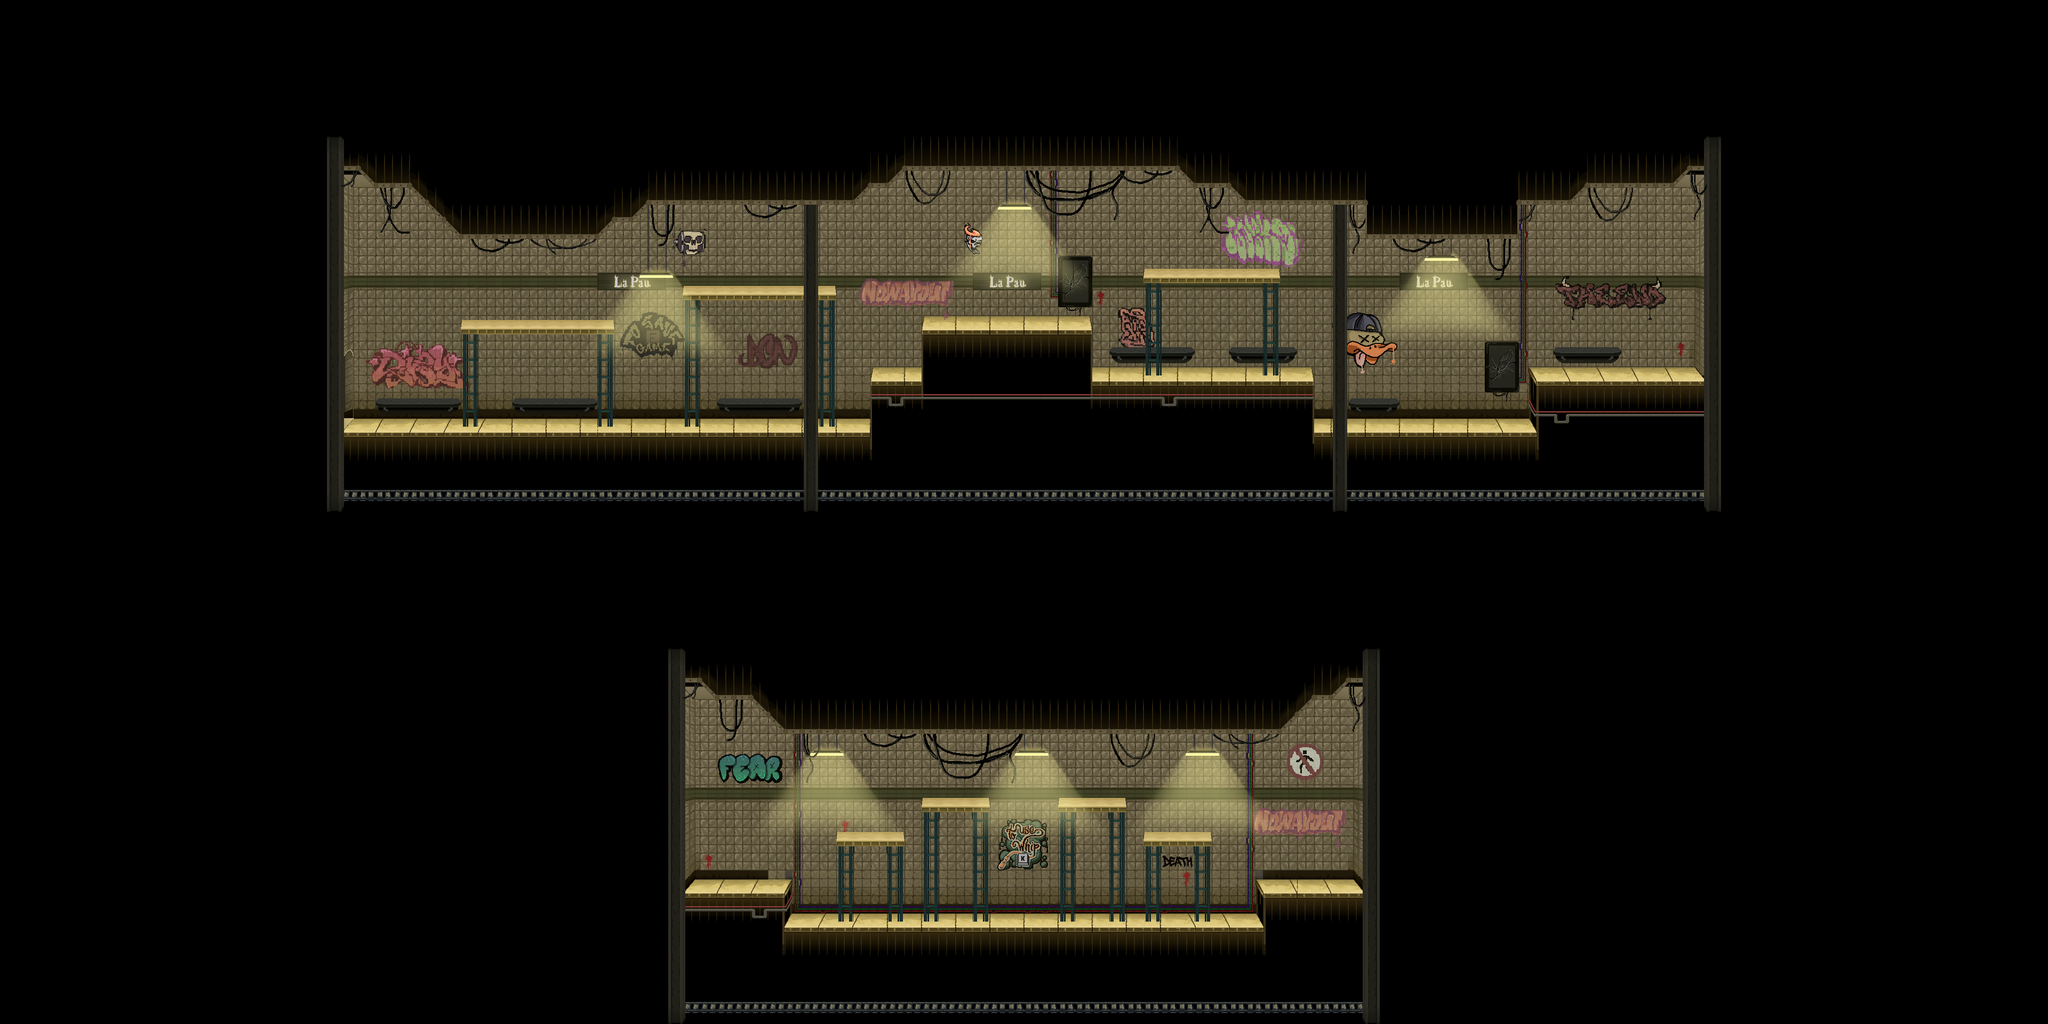

A 2D game scene composited from a Tiled map and its tileset images. What follows is a short description and the map's XML, with each tile layer's data collapsed to a summary:
An orthogonal 120x60 tile map with 32x32 px tiles, 12 tile layers (FondoNegro, Fondo, Suelo, Grafitis, ...), 1 hidden layer not drawn, 4 tilesets and 42 objects.

<map version="1.10" tiledversion="1.10.2" orientation="orthogonal" renderorder="right-down" width="120" height="60" tilewidth="32" tileheight="32" infinite="0" nextlayerid="34" nextobjectid="298">
 <tileset firstgid="1" name="tmw_desert_spacing" tilewidth="32" tileheight="32" spacing="1" margin="1" tilecount="48" columns="8">
  <image source="tmw_desert_spacing.png" width="265" height="199" />
  <wangsets>
   <wangset name="Brick" type="corner" tile="9">
    <wangcolor name="" color="#ff0000" tile="-1" probability="1" />
    <wangtile tileid="0" wangid="0,0,0,1,0,0,0,0" />
    <wangtile tileid="1" wangid="0,0,0,1,0,1,0,0" />
    <wangtile tileid="2" wangid="0,0,0,0,0,1,0,0" />
    <wangtile tileid="8" wangid="0,1,0,1,0,0,0,0" />
    <wangtile tileid="9" wangid="0,1,0,1,0,1,0,1" />
    <wangtile tileid="10" wangid="0,0,0,0,0,1,0,1" />
    <wangtile tileid="16" wangid="0,1,0,0,0,0,0,0" />
    <wangtile tileid="17" wangid="0,1,0,0,0,0,0,1" />
    <wangtile tileid="18" wangid="0,0,0,0,0,0,0,1" />
    <wangtile tileid="19" wangid="0,1,0,0,0,1,0,1" />
    <wangtile tileid="20" wangid="0,1,0,1,0,0,0,1" />
    <wangtile tileid="27" wangid="0,0,0,1,0,1,0,1" />
    <wangtile tileid="28" wangid="0,1,0,1,0,1,0,0" />
   </wangset>
   <wangset name="Marble" type="corner" tile="33">
    <wangcolor name="" color="#ff0000" tile="-1" probability="1" />
    <wangtile tileid="24" wangid="0,0,0,1,0,0,0,0" />
    <wangtile tileid="25" wangid="0,0,0,1,0,1,0,0" />
    <wangtile tileid="26" wangid="0,0,0,0,0,1,0,0" />
    <wangtile tileid="32" wangid="0,1,0,1,0,0,0,0" />
    <wangtile tileid="33" wangid="0,1,0,1,0,1,0,1" />
    <wangtile tileid="34" wangid="0,0,0,0,0,1,0,1" />
    <wangtile tileid="35" wangid="0,1,0,0,0,1,0,1" />
    <wangtile tileid="36" wangid="0,1,0,1,0,0,0,1" />
    <wangtile tileid="40" wangid="0,1,0,0,0,0,0,0" />
    <wangtile tileid="41" wangid="0,1,0,0,0,0,0,1" />
    <wangtile tileid="42" wangid="0,0,0,0,0,0,0,1" />
    <wangtile tileid="43" wangid="0,0,0,1,0,1,0,1" />
    <wangtile tileid="44" wangid="0,1,0,1,0,1,0,0" />
   </wangset>
   <wangset name="Sand" type="corner" tile="14">
    <wangcolor name="" color="#ff0000" tile="29" probability="1" />
    <wangtile tileid="3" wangid="0,1,0,0,0,1,0,1" />
    <wangtile tileid="4" wangid="0,1,0,1,0,0,0,1" />
    <wangtile tileid="5" wangid="0,0,0,1,0,0,0,0" />
    <wangtile tileid="6" wangid="0,0,0,1,0,1,0,0" />
    <wangtile tileid="7" wangid="0,0,0,0,0,1,0,0" />
    <wangtile tileid="11" wangid="0,0,0,1,0,1,0,1" />
    <wangtile tileid="12" wangid="0,1,0,1,0,1,0,0" />
    <wangtile tileid="13" wangid="0,1,0,1,0,0,0,0" />
    <wangtile tileid="14" wangid="0,1,0,1,0,1,0,1" />
    <wangtile tileid="15" wangid="0,0,0,0,0,1,0,1" />
    <wangtile tileid="21" wangid="0,1,0,0,0,0,0,0" />
    <wangtile tileid="22" wangid="0,1,0,0,0,0,0,1" />
    <wangtile tileid="23" wangid="0,0,0,0,0,0,0,1" />
   </wangset>
  </wangsets>
 </tileset>
 <tileset firstgid="49" name="MapMetadata" tilewidth="32" tileheight="32" spacing="1" margin="1" tilecount="2" columns="2">
  <image source="MapMetadata.png" width="67" height="34" />
 </tileset>
 <tileset firstgid="51" name="atlas_backgrounds" tilewidth="32" tileheight="32" tilecount="14160" columns="236">
  <image source="atlas_backgrounds.png" width="7559" height="1920" />
 </tileset>
 <tileset firstgid="14211" name="background3" tilewidth="32" tileheight="32" tilecount="9063" columns="159">
  <image source="background3.png" trans="ff00ff" width="5112" height="1848" />
 </tileset>
 <layer id="28" name="FondoNegro" width="120" height="60">
  <properties>
   <property name="Draw" type="bool" value="true" />
  </properties>
  <data>[7200 cells, 7200 non-empty, 24 distinct tile ids]</data>
 </layer>
 <layer id="18" name="Fondo" width="120" height="60">
  <properties>
   <property name="Draw" type="bool" value="true" />
  </properties>
  <data>[7200 cells, 1697 non-empty, 30 distinct tile ids]</data>
 </layer>
 <layer id="1" name="Suelo" width="120" height="60">
  <properties>
   <property name="Draw" type="bool" value="true" />
  </properties>
  <data>[7200 cells, 1436 non-empty, 162 distinct tile ids]</data>
 </layer>
 <layer id="23" name="Grafitis" width="120" height="60" opacity="0.91">
  <properties>
   <property name="Draw" type="bool" value="true" />
  </properties>
  <data>[7200 cells, 253 non-empty, 225 distinct tile ids]</data>
 </layer>
 <layer id="19" name="Deco" width="120" height="60">
  <properties>
   <property name="Draw" type="bool" value="true" />
  </properties>
  <data>[7200 cells, 161 non-empty, 48 distinct tile ids]</data>
 </layer>
 <layer id="21" name="Decoracion" width="120" height="60">
  <properties>
   <property name="Draw" type="bool" value="true" />
  </properties>
  <data>[7200 cells, 72 non-empty, 13 distinct tile ids]</data>
 </layer>
 <layer id="33" name="Ascensor" width="120" height="60">
  <properties>
   <property name="Draw" type="bool" value="true" />
  </properties>
  <data>[7200 cells, 0 non-empty, 0 distinct tile ids]</data>
 </layer>
 <layer id="26" name="Andamios" width="120" height="60">
  <properties>
   <property name="Draw" type="bool" value="true" />
  </properties>
  <data>[7200 cells, 124 non-empty, 14 distinct tile ids]</data>
 </layer>
 <layer id="30" name="Decoraciones" width="120" height="60">
  <properties>
   <property name="Draw" type="bool" value="true" />
  </properties>
  <data>[7200 cells, 12 non-empty, 4 distinct tile ids]</data>
 </layer>
 <layer id="20" name="Luces" width="120" height="60">
  <properties>
   <property name="Draw" type="bool" value="true" />
  </properties>
  <data>[7200 cells, 49 non-empty, 6 distinct tile ids]</data>
 </layer>
 <layer id="29" name="Profundidad" width="120" height="60">
  <properties>
   <property name="Prof1" type="bool" value="true" />
  </properties>
  <data>[7200 cells, 313 non-empty, 69 distinct tile ids]</data>
 </layer>
 <layer id="31" name="Profundidad2" width="120" height="60">
  <properties>
   <property name="Prof1" type="bool" value="true" />
  </properties>
  <data>[7200 cells, 535 non-empty, 122 distinct tile ids]</data>
 </layer>
 <layer id="7" name="Navigation" width="120" height="60" visible="0">
  <properties>
   <property name="Navigation" type="bool" value="true" />
  </properties>
  <data>[7200 cells, 355 non-empty, 1 distinct tile ids]</data>
 </layer>
 <objectgroup id="17" name="Ascensores" visible="0">
  <object id="190" x="1344" y="1536" width="71.333" height="125.189">
   <properties>
    <property name="Sensor" value="BOSS1DE2L1" />
   </properties>
  </object>
  <object id="207" x="2656" y="672" width="64" height="128">
   <properties>
    <property name="Sensor" value="DE2L1BOSS1" />
   </properties>
  </object>
 </objectgroup>
 <objectgroup id="32" name="Giro" visible="0">
  <object id="252" x="1248" y="416" width="32" height="384" />
  <object id="253" x="1568" y="416" width="32" height="384" />
  <object id="254" x="2080" y="416" width="32" height="288" />
  <object id="255" x="2400" y="416" width="32" height="288" />
  <object id="259" x="832" y="416" width="32" height="192" />
  <object id="260" x="1152" y="416" width="32" height="192" />
  <object id="271" x="2848" y="544" width="32" height="160" />
  <object id="272" x="3168" y="544" width="32" height="160" />
 </objectgroup>
 <objectgroup id="27" name="Dialogos" visible="0">
  <object id="229" x="1472" y="1408" width="32" height="256">
   <properties>
    <property name="ID" value="1" />
   </properties>
  </object>
 </objectgroup>
 <objectgroup id="12" name="Colisiones" visible="0">
  <object id="177" x="3192.33" y="222.333" width="32" height="704" />
  <object id="180" x="1280" y="1152" width="1280" height="32" />
  </objectgroup>
 <objectgroup id="14" name="Sensores" visible="0">
  <!-- 1 objects omitted --></objectgroup>
</map>
<!-- 29 of 42 objects omitted -->
